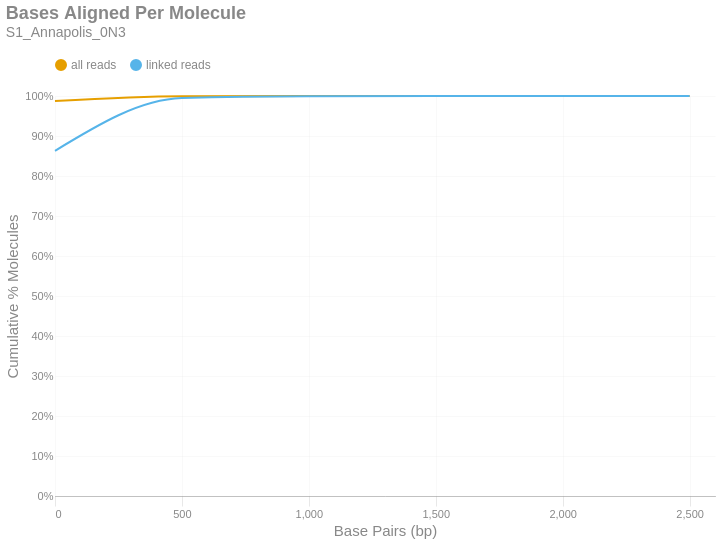

The code cell stored with this chart in its notebook:
### Markdown cell above
### Bases Aligned Per Molecule
This is a cumulative frequency distribution showing the number of base pairs aligned per unique molecule. These data are shown in 500 bp bins. There are two distributions: one with `all reads` (yellow) and another with only `linked reads` (blue). The percent of molecules in the `linked reads` distribution is relative to the total number of linked molecules.

### Code cell
if SKIPLR:
    print_html(f"Skipped")
else:
    binned_df = consolidated_hist(valids['aligned_bp'], mask, 500, True)
    with SafeRender(binned_df):
        (
            density_plot(binned_df, 'Bases Aligned Per Molecule', samplename, 'basesper')
            .encode(
                x=alt.X('bin:Q', title="Base Pairs (bp)").axis(tickMinStep=500).scale(padding=0),
                y=alt.Y('value:Q', title='Cumulative % Molecules')
                    .axis(format='%')
                    .scale(domain = [0,1])
                    .stack(False),
                color=alt.Color("key:N").scale(domain = ["all reads", "linked reads"]),
                tooltip = [
                    alt.Tooltip("key:N", title = "Data Type"),
                    alt.Tooltip("range_label:N", title="Bases Aligned Per Molecule"),
                    alt.Tooltip("value:Q", format = ".2%", title="% Molecules (Cum.)")
                ]
            )
        ).display()

### Figure 1 — Vega-Lite specification as saved in the notebook (floating-point values rounded to 4 significant figures)
{"width": "container", "height": 400, "config": {"title": {"anchor": "start", "dy": -15, "fontSize": 18, "color": "#888888", "subtitleColor": "#888888", "subtitleFontSize": 14}, "arc": {"fill": "#0072B2"}, "axis": {"domainColor": "#888888", "domainWidth": 0.5, "gridWidth": 0.2, "grid": false, "titleFontWeight": 400, "titleFontSize": 15, "labelFontSize": 11, "labelColor": "#888888", "tickColor": "#888888", "tickWidth": 0.2, "titleColor": "#888888"}, "axisBand": {"grid": false}, "axisX": {"grid": true, "tickSize": 10, "domainCap": "round"}, "axisY": {"domain": false, "grid": true, "tickSize": 0, "domainCap": "round"}, "background": "transparent", "header": {"labelFontSize": 15, "labelColor": "#888888", "titleFontSize": 15, "titleFontWeight": 600, "titleColor": "#888888"}, "legend": {"labelFont": "sans-serif", "labelFontSize": 12, "labelColor": "#888888", "symbolSize": 100, "symbolType": "circle", "titleFontSize": 12, "titlePadding": 10, "titleColor": "#888888", "title": null, "orient": "top"}, "range": {"category": ["#E69F00", "#56B4E9", "#009E73", "#F0E442", "#0072B2", "#D55E00", "#CC79A7", "#000000"], "diverging": ["#cfe8f3", "#a2d4ec", "#73bfe2", "#46abdb", "#1696d2", "#12719e"]}, "area": {"fill": "#0072B2", "fillOpacity": 0.7, "line": true, "strokeOpacity": 0.7}, "line": {"color": "#0072B2", "stroke": "#0072B2", "strokeWidth": 2}, "trail": {"color": "#0072B2", "stroke": "#0072B2", "strokeWidth": 0, "size": 1}, "point": {"filled": true, "fillOpacity": 1.0, "size": 95}, "text": {"color": "#888888", "fontSize": 11, "align": "right", "fontWeight": 400, "size": 11}, "bar": {"fill": "#0072B2", "stroke": null}, "view": {"stroke": null, "continuousWidth": 660, "continuousHeight": 400}}, "data": {"name": "data-dbd724cbf8321e13b5f2d1396a5ac53c"}, "mark": {"type": "line", "interpolate": "monotone", "point": {"opacity": 0, "size": 275}}, "encoding": {"color": {"field": "key", "scale": {"domain": ["all reads", "linked reads"]}, "type": "nominal"}, "tooltip": [{"field": "key", "title": "Data Type", "type": "nominal"}, {"field": "range_label", "title": "Bases Aligned Per Molecule", "type": "nominal"}, {"field": "value", "format": ".2%", "title": "% Molecules (Cum.)", "type": "quantitative"}], "x": {"axis": {"tickMinStep": 500}, "field": "bin", "scale": {"padding": 0}, "title": "Base Pairs (bp)", "type": "quantitative"}, "y": {"axis": {"format": "%"}, "field": "value", "scale": {"domain": [0, 1]}, "stack": false, "title": "Cumulative % Molecules", "type": "quantitative"}}, "params": [{"name": "param_c36ac31b6afebe62", "select": {"type": "point", "fields": ["key"]}, "bind": "legend"}], "title": {"text": "Bases Aligned Per Molecule", "subtitle": "S1_Annapolis_0N3"}, "transform": [{"fold": ["all reads (cumsum)", "linked reads (cumsum)"]}, {"calculate": "replace(datum.key, ' (cumsum)', '')", "as": "key"}, {"filter": {"param": "param_c36ac31b6afebe62"}}], "usermeta": {"embedOptions": {"downloadFileName": "S1_Annapolis_0N3.basesper"}}, "$schema": "https://vega.github.io/schema/vega-lite/v6.1.0.json", "datasets": {"data-dbd724cbf8321e13b5f2d1396a5ac53c": [{"bin": "0.0", "interval": "0.0-500.0", "all reads": 0.9874, "linked reads": 0.8631, "all reads (cumsum)": 0.9874, "linked reads (cumsum)": 0.8631, "range_label": "0-499"}, {"bin": "500.0", "interval": "500.0-1000.0", "all reads": 0.01211, "linked reads": 0.1318, "all reads (cumsum)": 0.9995, "linked reads (cumsum)": 0.9949, "range_label": "500-999"}, {"bin": "1000.0", "interval": "1000.0-1500.0", "all reads": 0.0004358, "linked reads": 0.004729, "all reads (cumsum)": 1.0, "linked reads (cumsum)": 0.9996, "range_label": "1000-1499"}, {"bin": "1500.0", "interval": "1500.0-2000.0", "all reads": 3.002e-05, "linked reads": 0.0003376, "all reads (cumsum)": 1.0, "linked reads (cumsum)": 1.0, "range_label": "1500-1999"}, {"bin": "2000.0", "interval": "2000.0-2500.0", "all reads": 2.426e-06, "linked reads": 2.784e-05, "all reads (cumsum)": 1.0, "linked reads (cumsum)": 1.0, "range_label": "2000-2499"}, {"bin": "2500.0", "interval": "2500.0-3000.0", "all reads": 1.213e-06, "linked reads": 1.392e-05, "all reads (cumsum)": 1.0, "linked reads (cumsum)": 1.0, "range_label": "2500-2999"}]}}
